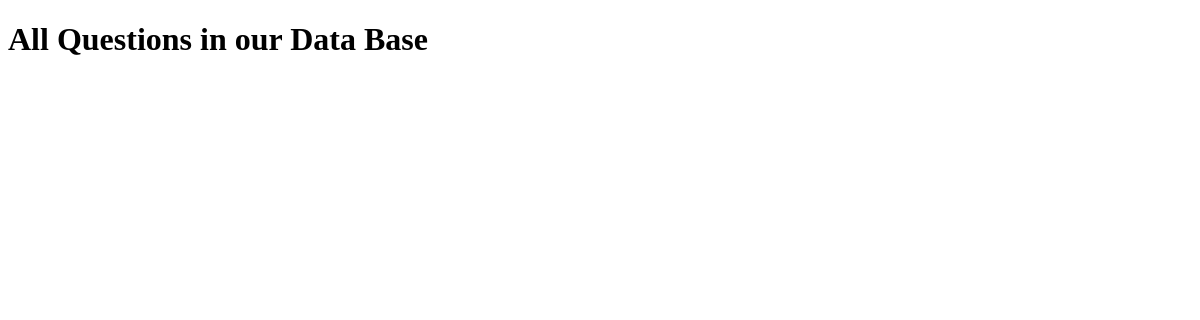
Before: / with the older database file.
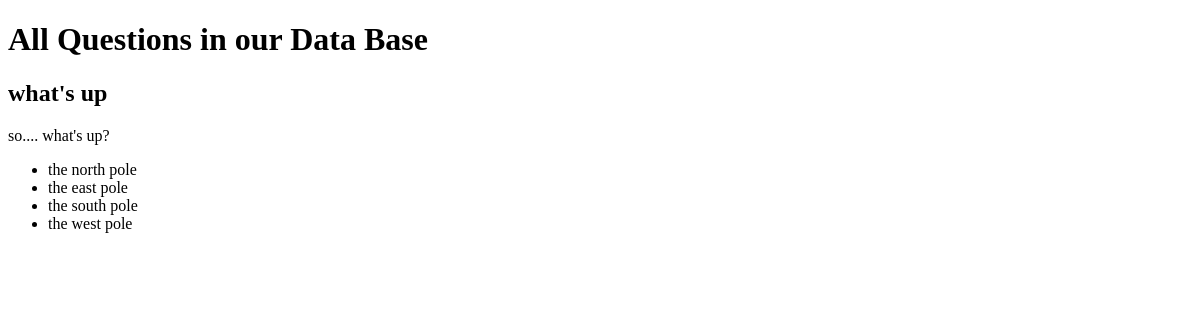
After: the same page with the newer database file.
### evopie/models.py (models this page shows, shortened)
class Question(DB.Model):
    id = DB.Column(DB.Integer, primary_key=True)
    title = DB.Column(DB.String, nullable=False)
    stem = DB.Column(DB.String, nullable=False)
    answer = DB.Column(DB.String, nullable=False)
    distractors = DB.relationship('Distractor', backref='question', lazy=True)
    quiz_questions = DB.relationship('QuizQuestion', backref='question', lazy=True)
    def dump_as_dict(self):
        q = {
            "id" : self.id,
            "title" : self.title,
            "stem" : self.stem,
            "answer" : self.answer,
            "alternatives" : []
        }
        q['alternatives'] = [d.answer for d in self.distractors]
        q['alternatives'].append(self.answer)
        shuffle(q['alternatives'])
        return q

class Distractor(DB.Model):
    id = DB.Column(DB.Integer, primary_key=True)
    answer = DB.Column(DB.String, nullable=False)
    question_id = DB.Column(None, DB.ForeignKey('question.id'))

### evopie/routes.py (the view)
@APP.route('/')
def index():
    all_quizzes =  [q.dump_as_dict() for q in models.Question.query.all()]
    return render_template('index.html', quizzes=all_quizzes)

### evopie/templates/index.html (shortened to what this page needs)
{% extends 'base.html' %}
{% block content %}
  <h1>All Questions in our Data Base</h1>
  {% for quiz in quizzes %}
      <div>
          <h2> {{ quiz['title'] }}       </h2>
          <p>  {{ quiz['stem'] }}    </p>
          <ul>
              {% for alternative in quiz['alternatives'] %}
                  <li> {{ alternative }} </li>
              {% endfor %}
          </ul>
      </div>
  {% endfor %}
{% endblock %}

### evopie/templates/base.html (shortened to what this page needs)
<!doctype html>
<link rel="stylesheet" href="{{ url_for('static', filename='basestyle.css') }}">
<body>
{% block content %}
{% endblock %}
</body>

Changed rows visible on the page:
added Question: title "what's up", stem "so.... what's up?", answer "the north pole"
added Distractor: answer "the east pole"
added Distractor: answer "the south pole"
added Distractor: answer "the west pole"
